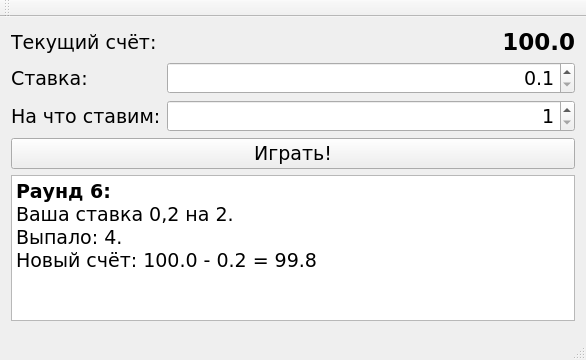
<?xml version="1.0" encoding="UTF-8"?>
<ui version="4.0">
 <class>MainWindow</class>
 <widget class="QMainWindow" name="MainWindow">
  <property name="geometry">
   <rect>
    <x>0</x>
    <y>0</y>
    <width>586</width>
    <height>360</height>
   </rect>
  </property>
  <property name="font">
   <font>
    <family>Verdana</family>
    <pointsize>14</pointsize>
   </font>
  </property>
  <property name="windowTitle">
   <string>MainWindow</string>
  </property>
  <widget class="QWidget" name="centralWidget">
   <layout class="QVBoxLayout" name="verticalLayout">
    <item>
     <layout class="QFormLayout" name="formLayout">
      <property name="sizeConstraint">
       <enum>QLayout::SetMinimumSize</enum>
      </property>
      <property name="fieldGrowthPolicy">
       <enum>QFormLayout::AllNonFixedFieldsGrow</enum>
      </property>
      <item row="0" column="0">
       <widget class="QLabel" name="label">
        <property name="text">
         <string>Текущий счёт:</string>
        </property>
       </widget>
      </item>
      <item row="1" column="0">
       <widget class="QLabel" name="label_2">
        <property name="text">
         <string>Ставка:</string>
        </property>
       </widget>
      </item>
      <item row="1" column="1">
       <widget class="QDoubleSpinBox" name="betEdit">
        <property name="alignment">
         <set>Qt::AlignRight|Qt::AlignTrailing|Qt::AlignVCenter</set>
        </property>
        <property name="suffix">
         <string/>
        </property>
        <property name="decimals">
         <number>1</number>
        </property>
        <property name="minimum">
         <double>0.100000000000000</double>
        </property>
        <property name="maximum">
         <double>102.000000000000000</double>
        </property>
        <property name="singleStep">
         <double>0.100000000000000</double>
        </property>
       </widget>
      </item>
      <item row="2" column="0">
       <widget class="QLabel" name="label_3">
        <property name="text">
         <string>На что ставим:</string>
        </property>
       </widget>
      </item>
      <item row="2" column="1">
       <widget class="QSpinBox" name="numberEdit">
        <property name="alignment">
         <set>Qt::AlignRight|Qt::AlignTrailing|Qt::AlignVCenter</set>
        </property>
        <property name="minimum">
         <number>1</number>
        </property>
        <property name="maximum">
         <number>36</number>
        </property>
        <property name="value">
         <number>1</number>
        </property>
       </widget>
      </item>
      <item row="0" column="1">
       <widget class="QLabel" name="balanceLabel">
        <property name="font">
         <font>
          <pointsize>17</pointsize>
          <weight>75</weight>
          <bold>true</bold>
         </font>
        </property>
        <property name="text">
         <string>100.0</string>
        </property>
        <property name="alignment">
         <set>Qt::AlignRight|Qt::AlignTrailing|Qt::AlignVCenter</set>
        </property>
       </widget>
      </item>
     </layout>
    </item>
    <item>
     <widget class="QPushButton" name="playButton">
      <property name="text">
       <string>Играть!</string>
      </property>
     </widget>
    </item>
    <item>
     <widget class="QTextEdit" name="gameLog">
      <property name="autoFillBackground">
       <bool>false</bool>
      </property>
      <property name="sizeAdjustPolicy">
       <enum>QAbstractScrollArea::AdjustToContents</enum>
      </property>
      <property name="html">
       <string>&lt;!DOCTYPE HTML PUBLIC &quot;-//W3C//DTD HTML 4.0//EN&quot; &quot;http://www.w3.org/TR/REC-html40/strict.dtd&quot;&gt;
&lt;html&gt;&lt;head&gt;&lt;meta name=&quot;qrichtext&quot; content=&quot;1&quot; /&gt;&lt;style type=&quot;text/css&quot;&gt;
p, li { white-space: pre-wrap; }
&lt;/style&gt;&lt;/head&gt;&lt;body style=&quot; font-family:'Verdana'; font-size:14pt; font-weight:400; font-style:normal;&quot;&gt;
&lt;p style=&quot; margin-top:0px; margin-bottom:0px; margin-left:0px; margin-right:0px; -qt-block-indent:0; text-indent:0px;&quot;&gt;&lt;span style=&quot; font-weight:600;&quot;&gt;Раунд 6:&lt;/span&gt;&lt;/p&gt;
&lt;p style=&quot; margin-top:0px; margin-bottom:0px; margin-left:0px; margin-right:0px; -qt-block-indent:0; text-indent:0px;&quot;&gt;Ваша ставка 0,2 на 2.&lt;/p&gt;
&lt;p style=&quot; margin-top:0px; margin-bottom:0px; margin-left:0px; margin-right:0px; -qt-block-indent:0; text-indent:0px;&quot;&gt;Выпало: 4.&lt;/p&gt;
&lt;p style=&quot; margin-top:0px; margin-bottom:0px; margin-left:0px; margin-right:0px; -qt-block-indent:0; text-indent:0px;&quot;&gt;Новый счёт: 100.0 - 0.2 = 99.8&lt;/p&gt;
&lt;p style=&quot;-qt-paragraph-type:empty; margin-top:0px; margin-bottom:0px; margin-left:0px; margin-right:0px; -qt-block-indent:0; text-indent:0px;&quot;&gt;&lt;br /&gt;&lt;/p&gt;&lt;/body&gt;&lt;/html&gt;</string>
      </property>
     </widget>
    </item>
   </layout>
  </widget>
  <widget class="QMenuBar" name="menuBar">
   <property name="geometry">
    <rect>
     <x>0</x>
     <y>0</y>
     <width>586</width>
     <height>21</height>
    </rect>
   </property>
  </widget>
  <widget class="QToolBar" name="mainToolBar">
   <attribute name="toolBarArea">
    <enum>TopToolBarArea</enum>
   </attribute>
   <attribute name="toolBarBreak">
    <bool>false</bool>
   </attribute>
  </widget>
  <widget class="QStatusBar" name="statusBar"/>
 </widget>
 <layoutdefault spacing="6" margin="11"/>
 <resources/>
 <connections/>
</ui>
